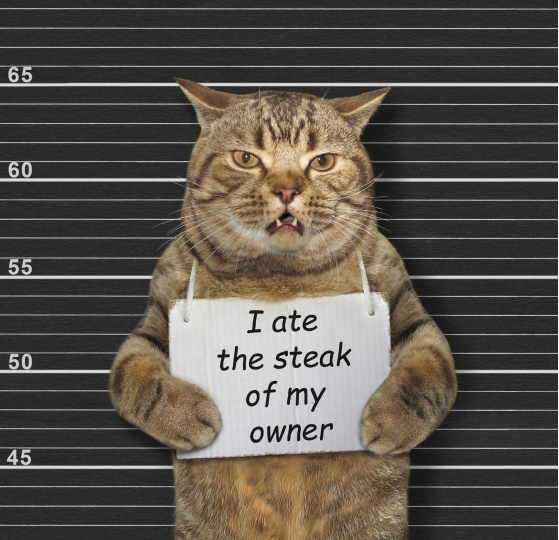
#> input picture Code/Resources/Data/cat.jpg, 1118 x 1080 px, found by its file name (shown at 1/2 size)
$ jupyter execute fourier_and_histogram.ipynb
#> lines starting #> are read from the running program, lines starting #| are printed output that depends on the picture; long printed decimals are rounded
[cell 1]
import cv2  # OpenCV 用於讀取圖片
import numpy as np  # 用於數學運算
import matplotlib.pyplot as plt  # 用於圖形顯示
from numpy.fft import fft2, fftshift, ifftshift    # 用於頻率域轉換

# 讀取圖片，使用灰階模式
image = cv2.imread('F:\Code\Digital-Image-Processing\Code\Resources\Data\cat.jpg', cv2.IMREAD_GRAYSCALE)
#> image: shape (1080, 1118); min 0, max 255, mean 85.3

# 顯示原圖
plt.figure(figsize=(18, 6))
plt.subplot(1, 3, 1)
plt.imshow(image, cmap='gray')
plt.title('Original Image')
plt.axis('off')

# 顯示直方圖
plt.subplot(1, 3, 2)
plt.hist(image.ravel(), bins=256, range=(0, 256), color='black')
plt.title('Histogram')

# 計算並顯示頻率域圖
f_transform = fft2(image)  # 進行2D快速傅立葉變換
f_transform_shifted = fftshift(f_transform)  # 移動零頻率成分到中心
magnitude_spectrum = 20 * np.log(np.abs(f_transform_shifted))  # 計算頻譜的幅度

plt.subplot(1, 3, 3)
plt.imshow(magnitude_spectrum, cmap='gray')
plt.title('Frequency Domain')
plt.axis('off')

# 顯示所有圖像
plt.show()
#> figure, not shown here; panel 2: tallest bar 59563 high, from x = 43 to 44

# 顯示傅立葉頻譜的直方圖
plt.figure(figsize=(8, 6))
plt.hist(magnitude_spectrum.ravel(), bins=256, color='blue', alpha=0.75)
plt.title('Histogram of Fourier Magnitude Spectrum')
plt.xlabel('Magnitude')
plt.ylabel('Frequency')
plt.show()
#> figure, not shown here; tallest bar 34202 high, from x = 174.5 to 175.8

[cell 2]
from numpy.fft import fft2, ifft2, fftshift, ifftshift  # 用於頻率域轉換

# 逆傅立葉變換將頻譜轉換回空間域
f_transform_ishift = ifftshift(f_transform_shifted)  # 將零頻率成分移回原來位置
image_back = ifft2(f_transform_ishift)  # 進行2D逆快速傅立葉變換
image_back = np.abs(image_back)  # 取實部，得到重建圖像

plt.imshow(image_back, cmap='gray')
plt.title('Reconstructed Image')
plt.axis('off')

plt.show()

[cell 3]
def basic_array_info(array):
    print("Type: ", type(array))
    print("Shape: ", array.shape)
    print("Max: ", array.max())
    print("Min: ", array.min())
    print("Mean: ", array.mean())

# basic_array_info(f_transform)

[cell 4]
import cv2  # 用於讀取圖片
import numpy as np  # 用於數學運算
import matplotlib.pyplot as plt  # 用於圖形顯示
from numpy.fft import fft2, ifft2, fftshift, ifftshift  # 用於頻率域轉換

def histogram_show(image, title):
    """顯示圖片的直方圖"""

    plt.figure(figsize=(12, 6))
    plt.subplot(1, 2, 1)
    plt.imshow(image, cmap='gray')
    plt.title(title)
    # plt.axis('off')

    plt.subplot(1, 2, 2)
    plt.hist(image.ravel(), bins=256, color='black')
    plt.title('Histogram')
    plt.xlabel('Pixel Value')
    plt.ylabel('Frequency')
    plt.show()

def fourier_show(image):
    """計算並顯示傅立葉頻譜和直方圖"""
    f_transform = fft2(image)  # 進行2D快速傅立葉變換
    f_transform_shifted = fftshift(f_transform)  # 移動零頻率成分到中心
    magnitude_spectrum = 20 * np.log(np.abs(f_transform_shifted))  # 計算頻譜的幅度

    histogram_show(magnitude_spectrum, title='Fourier Magnitude Spectrum')

    return f_transform_shifted

def i_fourier_show(f_transform_shifted):
    """進行逆傅立葉變換並顯示重建的圖片"""
    magnitude_spectrum = 20 * np.log(np.abs(f_transform_shifted))

    f_transform_ishift = ifftshift(f_transform_shifted)  # 將零頻率成分移回原來位置
    image_back = ifft2(f_transform_ishift)  # 進行2D逆快速傅立葉變換
    image_back = np.abs(image_back)  # 取實部，得到重建圖像

    plt.figure(figsize=(12, 6))
    plt.subplot(1, 2, 1)
    plt.imshow(magnitude_spectrum, cmap='gray')
    plt.title("Fourier Magnitude Spectrum")

    plt.subplot(1, 2, 2)
    plt.imshow(image_back, cmap='gray')
    plt.title('Reconstructed Image')
    # plt.axis('off')
    plt.show()

    return image_back

# 讀取圖片，使用灰階模式
origin = cv2.imread('F:\Code\Digital-Image-Processing\Code\Resources\Data\LAB_CAT2.jpg', cv2.IMREAD_GRAYSCALE)
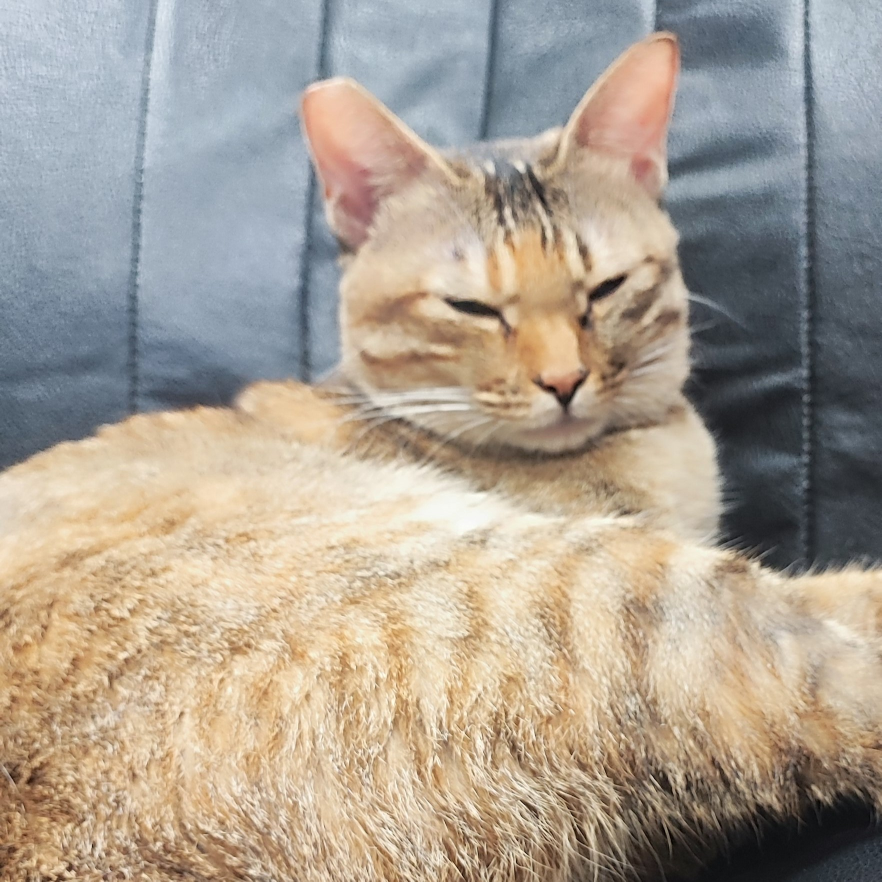
#> input picture Code/Resources/Data/LAB_CAT2.jpg, 1763 x 1763 px, found by its file name (shown at 1/2 size)
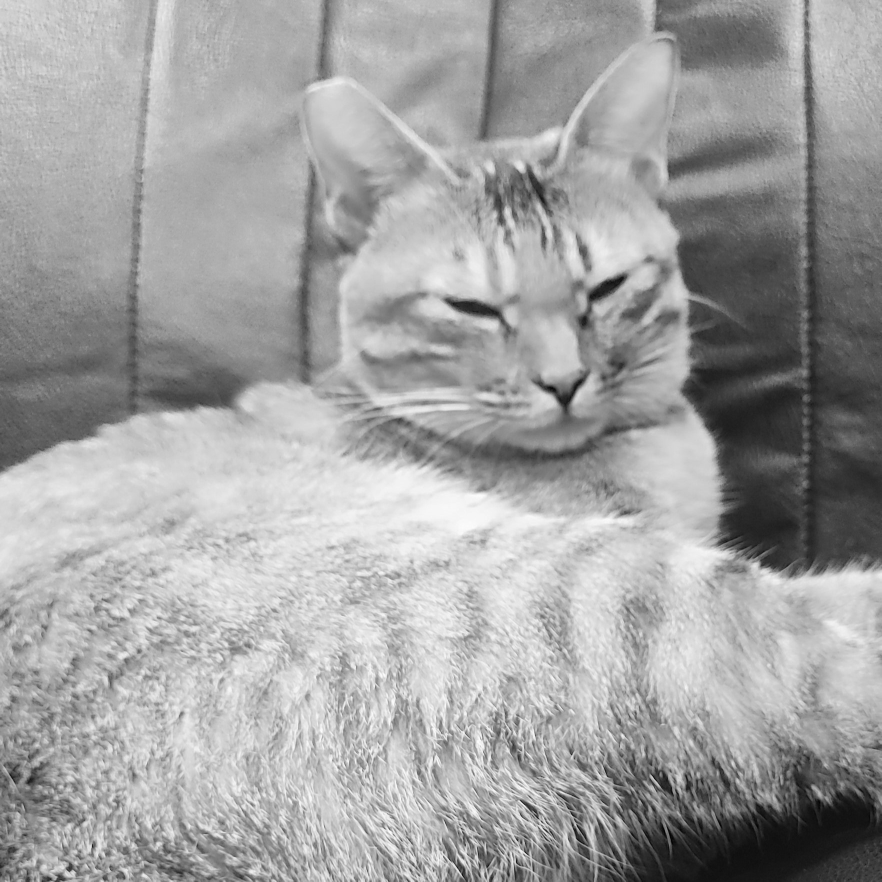
#> origin: shape (1763, 1763) (shown at 1/2 size); min 0, max 255, mean 161.6

# 顯示原圖與其直方圖
histogram_show(origin, title='Origin Image')

# 計算傅立葉變換，顯示頻譜及其直方圖
f_image = fourier_show(origin)

# 逆傅立葉變換，顯示重建圖像
i_fourier_show(f_image)

[cell 5]
basic_array_info(f_image)
#| Type:  <class 'numpy.ndarray'>
#| Shape:  (1763, 1763)
#| Max:  (502296255+0j)
#| Min:  (-36090844.612-34311826.644632705j)
#| Mean:  (209.000-1.9743272170214364e-14j)

[cell 6]
1763 // 2

[cell 7]
remain = 3
left = 1763 // 2 - remain
right = 1763 // 2 + remain
left, right

[cell 8]
f_cp = f_image.copy()

f_cp[left:right, :] = 0
f_cp[:, left:right] = 0

i_fourier_show(f_cp)

[cell 9]
f_cp = f_image.copy()

f_cp[:800, :800] = 0
f_cp[:800, 1000:] = 0
f_cp[1000:, :800] = 0
f_cp[1000:, 1000:] = 0

i_fourier_show(f_cp)

[cell 10]
remain = 5
left = 1763 // 2 - remain
right = 1763 // 2 + remain
left, right

[cell 11]
f_cp = f_image.copy()

f_cp[:left, :left] = 0
f_cp[:left, right:] = 0
f_cp[right:, :left] = 0
f_cp[right:, right:] = 0

i_fourier_show(f_cp)
#> in i_fourier_show (call 4), `magnitude_spectrum = 20 * np.log(np.abs(f_transform_shifted))`:
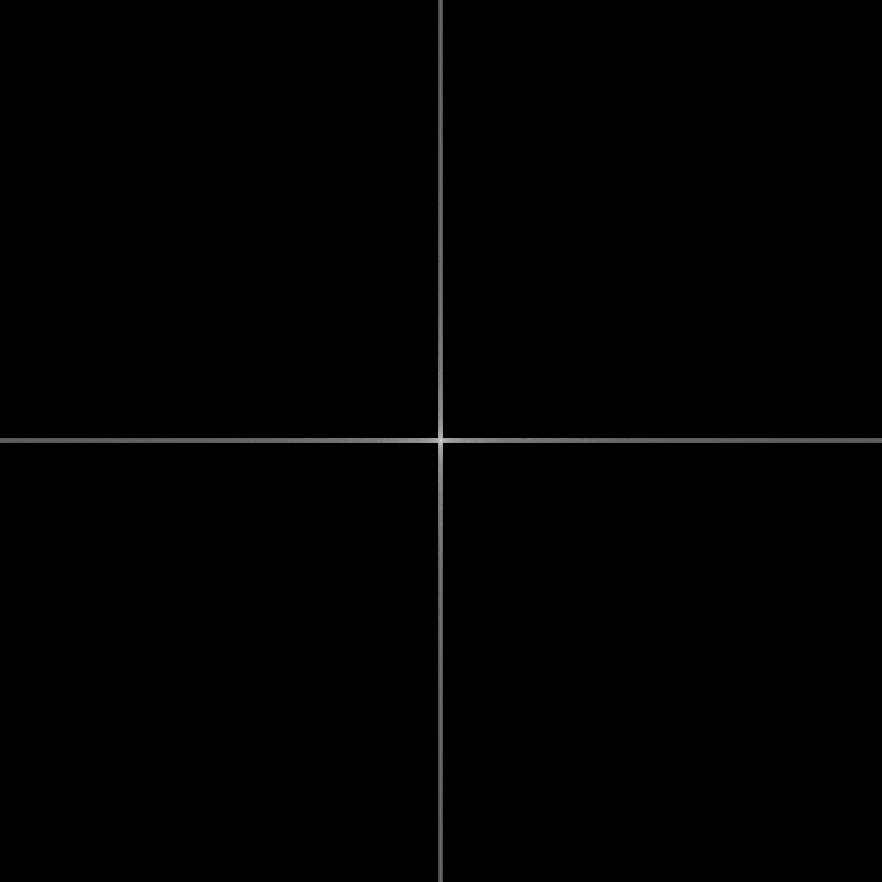
#> magnitude_spectrum: shape (1763, 1763) float64 (shown at 1/2 size); 98.87% of the values are NaN or infinite; the others: min 69.06, max 400.7, mean 203.4; drawn with min black, max white, NaN and infinite black

[cell 12]
remain = 1
left = 1763 // 2 - remain
right = 1763 // 2 + remain
left, right

[cell 13]
f_cp = f_image.copy()

f_cp[left:right, left:right] = 0

i_fourier_show(f_cp)

[cell 14]
f_cp = f_image.copy()

f_cp[left:right, left:right] = -f_cp[left:right, left:right]

i_fourier_show(f_cp)
#> in i_fourier_show (call 6), `image_back = np.abs(image_back)`:
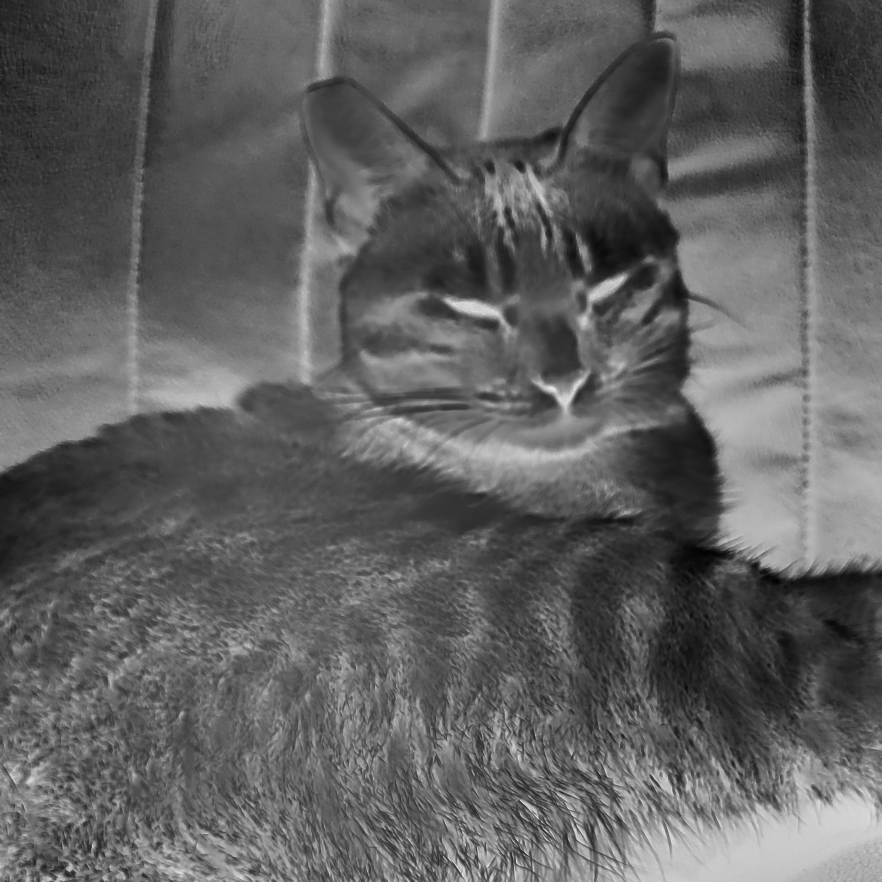
#> image_back: shape (1763, 1763) float64 (shown at 1/2 size); min 57.13, max 339.2, mean 163.9; drawn with min black and max white

[cell 15]
import cv2
import numpy as np
import matplotlib.pyplot as plt

def histogram_specification(image):
    # 計算原始圖像的直方圖
    original_hist, bins = np.histogram(image.flatten(), 256, [0, 256])
#> original_hist = 256 values, max 37690 at index 173, min 7 at index 1, mean 12141.3; bins = 257 values from 0 to 256

    # 計算累積直方圖
    cdf = original_hist.cumsum()
#> cdf = 256 values from 18 to 3108169
    cdf_normalized = cdf * original_hist.max() / cdf.max()  # 這一步是選擇性的，用來使CDF在顯示時更好看
#> cdf_normalized = 256 values from 0.218 to 37690

    # 掩蔽CDF中的零值，避免在後續計算中出現問題
    cdf_m = np.ma.masked_equal(cdf, 0)
    cdf_m = (cdf_m - cdf_m.min()) * 255 / (cdf_m.max() - cdf_m.min())
    cdf_final = np.ma.filled(cdf_m, 0).astype('uint8')
#> cdf_final = 256 values from 0 to 255

    # 使用累積直方圖來進行影像規範化
    image_equalized = cdf_final[image]
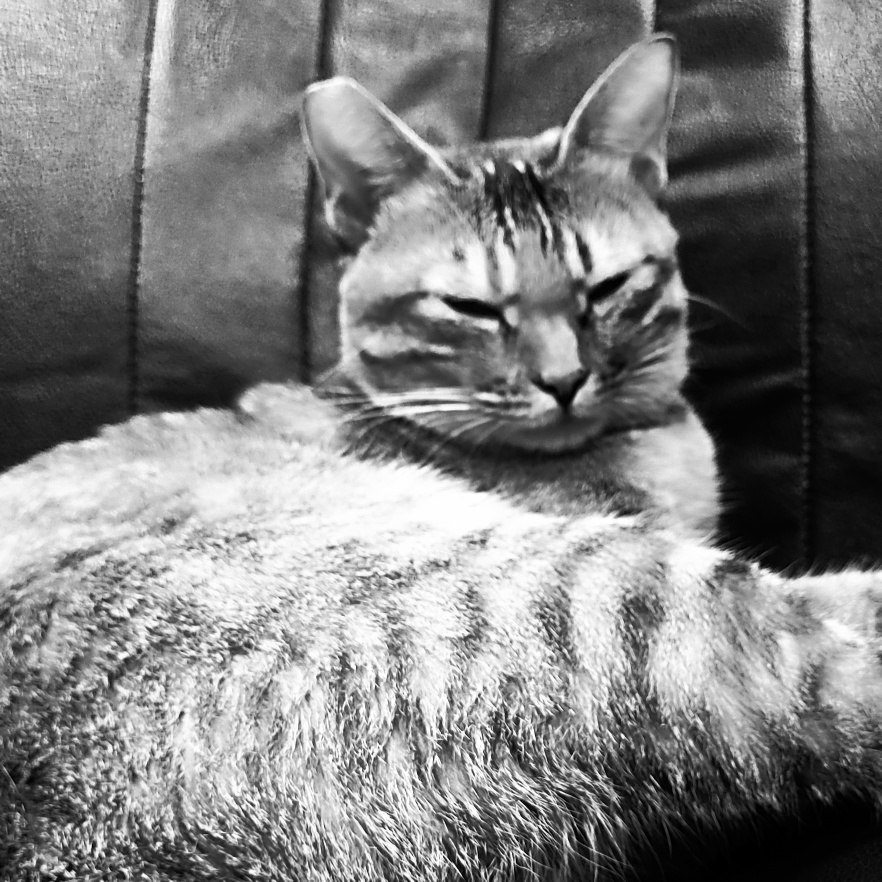
#> image_equalized: shape (1763, 1763) (shown at 1/2 size); min 0, max 255, mean 127.8

    # 顯示規範化後的直方圖和圖片
    plt.figure(figsize=(12, 6))

    # 均衡化後圖片的直方圖
    plt.subplot(1, 2, 1)
    plt.hist(image_equalized.ravel(), bins=256, color='black')
    plt.title('Equalized Histogram')

    # 均衡化後的圖片
    plt.subplot(1, 2, 2)
    plt.imshow(image_equalized, cmap='gray')
    plt.title('Equalized Image')
    plt.axis('off')

    plt.show()
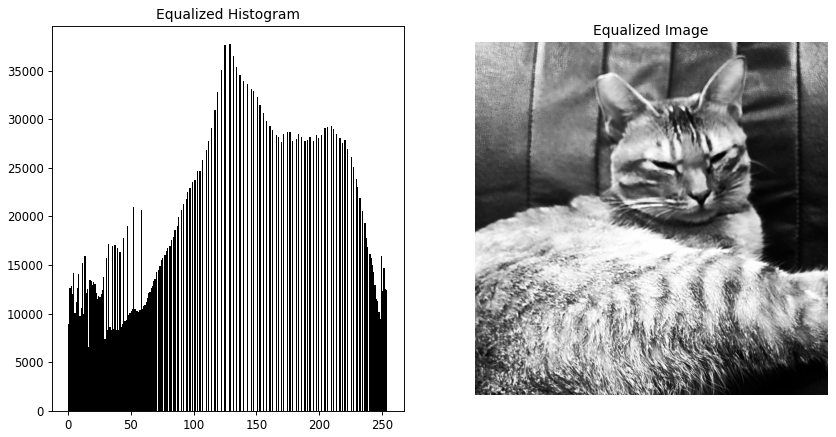
#> figure drawn by matplotlib, 2 panels; panel 1: tallest bar 37690 high, from x = 128.5 to 129.5

# 讀取圖片，使用灰階模式
origin = cv2.imread('F:\\Code\\Digital-Image-Processing\\Code\\Resources\\Data\\LAB_CAT2.jpg', cv2.IMREAD_GRAYSCALE)

# 呼叫直方圖自動處理函數來顯示結果
histogram_specification(origin)
